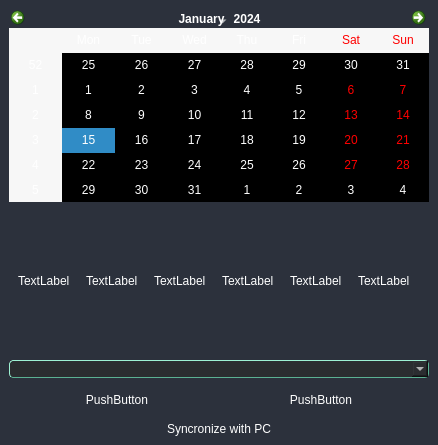
<?xml version="1.0" encoding="UTF-8"?>
<ui version="4.0">
 <class>AqRtcWidget</class>
 <widget class="QWidget" name="AqRtcWidget">
  <property name="geometry">
   <rect>
    <x>0</x>
    <y>0</y>
    <width>438</width>
    <height>445</height>
   </rect>
  </property>
  <property name="windowTitle">
   <string>Form</string>
  </property>
  <property name="styleSheet">
   <string notr="true">* {
	border: none;
	background-color: transparent;
	background: transparent;
	padding: 0;
	margin: 0;
	color: #fff;
}

#toolboxFrame {
	border-top-right-radius: 10px;
	border-top-left-radius: 10px;
	background-color: rgba(47, 72, 88, 180);
	border: none;
}

#mainFrame {
	background-color: #2c313c;
}

#closeBtn {
	border-top-right-radius: 10px;
	border-right: 1px solid #D0D0D0;
	background-color: #2c313c;
}

#icon {
	border-top-left-radius: 10px;
	border-left: 1px solid #D0D0D0;
	background-color: rgba(47, 72, 88, 0);
}

#title_text{
	border-top:transparent; 
	border-bottom: 1px solid #637A7B;
}

QComboBox{
	border-left: 1px solid #9ef1d3; 
	border-top: 1px solid #9ef1d3; 
    border-bottom: 1px solid #5bb192; 
	border-right: 1px solid #5bb192; 
	background-color: #2b2d30; 
	border-radius: 4px; 
	padding-left: 4px;
}

#mainWidget QPushButton {
	 border-left: 1px solid #9ef1d3;
	border-top: 1px solid #9ef1d3;
 	border-bottom: 1px solid #5bb192;
	border-right: 1px solid #5bb192;
 	color: #D0D0D0;
	background-color: #2b2d30;
	border-radius: 4px;
}

#mainWidget QPushButton:hover {
	background-color: #3c3e41;
}
#mainWidget QPushButton:pressed {
	 background-color: #429061;
}


QLineEdit{
border-left: 1px solid #9ef1d3; 
border-top: 1px solid #9ef1d3; 
border-bottom: 1px solid #5bb192; 
border-right: 1px solid #5bb192;
background-color: #2b2d30; 
border-radius: 4px; 
}

#tableWidget
QHeaderView::section { background-color: #2b2d30;}
QTableWidget { border: none; }
QTableWidget::item { padding-left: 3px; }

QRadioButton {
    font-size: 12px;
    color: #D0D0D0;
    background-color: #2b2d30;
    padding: 1px;
    border-top: 1px solid #9ef1d3;
	border-left: 1px solid #9ef1d3; 
	border-bottom: 1px solid #5bb192; 
	border-right: 1px solid #5bb192;
    border-radius: 5px;
}

#deviceRadioBtn{
	border-top-left-radius: 10px;
	border-bottom-left-radius: 10px;
	border-top-right-radius: 0px;
	border-bottom-right-radius: 0px;
}

#scanRadioBtn{
	border-top-left-radius: 0px;
	border-bottom-left-radius: 0px;
	border-top-right-radius: 10px;
	border-bottom-right-radius: 10px;
	border-left: 0px solid #9ef1d3;
}

QRadioButton:hover {
   background-color: #3c3e41;
}

QRadioButton::indicator {
    width: 0px;
    height: 0px;
	background-color: transparent;
}

QRadioButton:checked {
    background-color: #429061;
}

#settingFrame{
	color: #D0D0D0;
    background-color: #2b2d30;
    border-top: 1px solid #9ef1d3;
	border-left: 1px solid #9ef1d3; 
	border-bottom: 1px solid #5bb192; 
	border-right: 1px solid #5bb192;
    border-radius: 5px;
	padding: 0px;
}
#parityFrame{
	color: #D0D0D0;
    background-color: #2b2d30;
    border-top: 1px solid #9ef1d3;
	border-right: 1px solid #5bb192;
    border-radius: 5px;
	padding-left: 6px;
}
#stopbitsFrame{
	color: #D0D0D0;
    background-color: #2b2d30;
    border-top: 1px solid #9ef1d3;
    border-bottom-right-radius: 5px;
	padding-left: 6px;
}

QCheckBox {
    font-size: 12px; /* Размер шрифта */
    color: #D0D0D0; /* Цвет текста */
    /*background-color: lightgray; /* Цвет фона */
    padding: 0px; /* Внутренний отступ */
    /*border: 2px solid darkgray; /* Обводка */
    /*border-radius: 5px; /* Скругление углов */
}

QCheckBox::indicator {
    width: 10px;
    height: 10px;
	border-top: 1px solid #9ef1d3;
	border-left: 1px solid #9ef1d3; 
	border-bottom: 1px solid #5bb192; 
	border-right: 1px solid #5bb192;
	border-radius: 5px;
}

QCheckBox::indicator:checked {
	image: url(UI/icons/check-mark.png);
    background-color: #5bb192; /* Цвет фона при выборе */
    /*border-color: darkgreen; /* Цвет обводки при выборе */
}

#slaveIdWarningMsgLabel{
	color: #fe2d2d;
}

#label {
	border: 1px solid #FF0000;
}

</string>
  </property>
  <layout class="QVBoxLayout" name="verticalLayout">
   <property name="spacing">
    <number>0</number>
   </property>
   <property name="leftMargin">
    <number>0</number>
   </property>
   <property name="topMargin">
    <number>0</number>
   </property>
   <property name="rightMargin">
    <number>0</number>
   </property>
   <property name="bottomMargin">
    <number>0</number>
   </property>
   <item>
    <widget class="QFrame" name="mainFrame">
     <property name="frameShape">
      <enum>QFrame::StyledPanel</enum>
     </property>
     <property name="frameShadow">
      <enum>QFrame::Raised</enum>
     </property>
     <layout class="QVBoxLayout" name="verticalLayout_3">
      <item>
       <widget class="QCalendarWidget" name="calendarWidget"/>
      </item>
      <item>
       <widget class="AqTimeWidget" name="timeWidget" native="true">
        <layout class="QHBoxLayout" name="horizontalLayout_2">
         <item>
          <widget class="AqTimeCellWidget" name="t_hourWidget" native="true">
           <layout class="QVBoxLayout" name="verticalLayout_4">
            <property name="spacing">
             <number>0</number>
            </property>
            <property name="leftMargin">
             <number>0</number>
            </property>
            <property name="topMargin">
             <number>0</number>
            </property>
            <property name="rightMargin">
             <number>0</number>
            </property>
            <property name="bottomMargin">
             <number>0</number>
            </property>
            <item>
             <widget class="QPushButton" name="t_hour_plusBtn">
              <property name="text">
               <string/>
              </property>
              <property name="icon">
               <iconset resource="../resoursec.qrc">
                <normaloff>:/images/icons/arrow_up.png</normaloff>:/images/icons/arrow_up.png</iconset>
              </property>
             </widget>
            </item>
            <item>
             <widget class="QLabel" name="t_hour_numberLabel">
              <property name="minimumSize">
               <size>
                <width>0</width>
                <height>100</height>
               </size>
              </property>
              <property name="text">
               <string>TextLabel</string>
              </property>
             </widget>
            </item>
            <item>
             <widget class="QPushButton" name="t_hour_minusBtn">
              <property name="text">
               <string/>
              </property>
              <property name="icon">
               <iconset resource="../resoursec.qrc">
                <normaloff>:/images/icons/arrow_down.png</normaloff>:/images/icons/arrow_down.png</iconset>
              </property>
             </widget>
            </item>
           </layout>
          </widget>
         </item>
         <item>
          <widget class="AqTimeCellWidget" name="hourWidget" native="true">
           <layout class="QVBoxLayout" name="verticalLayout_5">
            <property name="spacing">
             <number>0</number>
            </property>
            <property name="leftMargin">
             <number>0</number>
            </property>
            <property name="topMargin">
             <number>0</number>
            </property>
            <property name="rightMargin">
             <number>0</number>
            </property>
            <property name="bottomMargin">
             <number>0</number>
            </property>
            <item>
             <widget class="QPushButton" name="hour_plusBtn">
              <property name="text">
               <string/>
              </property>
              <property name="icon">
               <iconset resource="../resoursec.qrc">
                <normaloff>:/images/icons/arrow_up.png</normaloff>:/images/icons/arrow_up.png</iconset>
              </property>
             </widget>
            </item>
            <item>
             <widget class="QLabel" name="hour_numberLabel">
              <property name="minimumSize">
               <size>
                <width>0</width>
                <height>100</height>
               </size>
              </property>
              <property name="text">
               <string>TextLabel</string>
              </property>
             </widget>
            </item>
            <item>
             <widget class="QPushButton" name="hour_minusBtn">
              <property name="text">
               <string/>
              </property>
              <property name="icon">
               <iconset resource="../resoursec.qrc">
                <normaloff>:/images/icons/arrow_down.png</normaloff>:/images/icons/arrow_down.png</iconset>
              </property>
             </widget>
            </item>
           </layout>
          </widget>
         </item>
         <item>
          <widget class="AqTimeCellWidget" name="t_minWidget" native="true">
           <layout class="QVBoxLayout" name="verticalLayout_8">
            <property name="spacing">
             <number>0</number>
            </property>
            <property name="leftMargin">
             <number>0</number>
            </property>
            <property name="topMargin">
             <number>0</number>
            </property>
            <property name="rightMargin">
             <number>0</number>
            </property>
            <property name="bottomMargin">
             <number>0</number>
            </property>
            <item>
             <widget class="QPushButton" name="t_min_plusBtn">
              <property name="text">
               <string/>
              </property>
              <property name="icon">
               <iconset resource="../resoursec.qrc">
                <normaloff>:/images/icons/arrow_up.png</normaloff>:/images/icons/arrow_up.png</iconset>
              </property>
             </widget>
            </item>
            <item>
             <widget class="QLabel" name="t_min_numberLabel">
              <property name="minimumSize">
               <size>
                <width>0</width>
                <height>100</height>
               </size>
              </property>
              <property name="text">
               <string>TextLabel</string>
              </property>
             </widget>
            </item>
            <item>
             <widget class="QPushButton" name="t_min_minusBtn">
              <property name="text">
               <string/>
              </property>
              <property name="icon">
               <iconset resource="../resoursec.qrc">
                <normaloff>:/images/icons/arrow_down.png</normaloff>:/images/icons/arrow_down.png</iconset>
              </property>
             </widget>
            </item>
           </layout>
          </widget>
         </item>
         <item>
          <widget class="AqTimeCellWidget" name="minWidget" native="true">
           <layout class="QVBoxLayout" name="verticalLayout_7">
            <property name="spacing">
             <number>0</number>
            </property>
            <property name="leftMargin">
             <number>0</number>
            </property>
            <property name="topMargin">
             <number>0</number>
            </property>
            <property name="rightMargin">
             <number>0</number>
            </property>
            <property name="bottomMargin">
             <number>0</number>
            </property>
            <item>
             <widget class="QPushButton" name="min_plusBtn">
              <property name="text">
               <string/>
              </property>
              <property name="icon">
               <iconset resource="../resoursec.qrc">
                <normaloff>:/images/icons/arrow_up.png</normaloff>:/images/icons/arrow_up.png</iconset>
              </property>
             </widget>
            </item>
            <item>
             <widget class="QLabel" name="min_numberLabel">
              <property name="minimumSize">
               <size>
                <width>0</width>
                <height>100</height>
               </size>
              </property>
              <property name="text">
               <string>TextLabel</string>
              </property>
             </widget>
            </item>
            <item>
             <widget class="QPushButton" name="min_minusBtn">
              <property name="text">
               <string/>
              </property>
              <property name="icon">
               <iconset resource="../resoursec.qrc">
                <normaloff>:/images/icons/arrow_down.png</normaloff>:/images/icons/arrow_down.png</iconset>
              </property>
             </widget>
            </item>
           </layout>
          </widget>
         </item>
         <item>
          <widget class="AqTimeCellWidget" name="t_secWidget" native="true">
           <layout class="QVBoxLayout" name="verticalLayout_6">
            <property name="spacing">
             <number>0</number>
            </property>
            <property name="leftMargin">
             <number>0</number>
            </property>
            <property name="topMargin">
             <number>0</number>
            </property>
            <property name="rightMargin">
             <number>0</number>
            </property>
            <property name="bottomMargin">
             <number>0</number>
            </property>
            <item>
             <widget class="QPushButton" name="t_sec_plusBtn">
              <property name="text">
               <string/>
              </property>
              <property name="icon">
               <iconset resource="../resoursec.qrc">
                <normaloff>:/images/icons/arrow_up.png</normaloff>:/images/icons/arrow_up.png</iconset>
              </property>
             </widget>
            </item>
            <item>
             <widget class="QLabel" name="t_sec_numberLabel">
              <property name="minimumSize">
               <size>
                <width>0</width>
                <height>100</height>
               </size>
              </property>
              <property name="text">
               <string>TextLabel</string>
              </property>
             </widget>
            </item>
            <item>
             <widget class="QPushButton" name="t_sec_minusBtn">
              <property name="text">
               <string/>
              </property>
              <property name="icon">
               <iconset resource="../resoursec.qrc">
                <normaloff>:/images/icons/arrow_down.png</normaloff>:/images/icons/arrow_down.png</iconset>
              </property>
             </widget>
            </item>
           </layout>
          </widget>
         </item>
         <item>
          <widget class="AqTimeCellWidget" name="secWidget" native="true">
           <layout class="QVBoxLayout" name="verticalLayout_2">
            <property name="spacing">
             <number>0</number>
            </property>
            <property name="leftMargin">
             <number>0</number>
            </property>
            <property name="topMargin">
             <number>0</number>
            </property>
            <property name="rightMargin">
             <number>0</number>
            </property>
            <property name="bottomMargin">
             <number>0</number>
            </property>
            <item>
             <widget class="QPushButton" name="sec_plusBtn">
              <property name="text">
               <string/>
              </property>
              <property name="icon">
               <iconset resource="../resoursec.qrc">
                <normaloff>:/images/icons/arrow_up.png</normaloff>:/images/icons/arrow_up.png</iconset>
              </property>
             </widget>
            </item>
            <item>
             <widget class="QLabel" name="sec_numberLabel">
              <property name="minimumSize">
               <size>
                <width>0</width>
                <height>100</height>
               </size>
              </property>
              <property name="text">
               <string>TextLabel</string>
              </property>
             </widget>
            </item>
            <item>
             <widget class="QPushButton" name="sec_minusBtn">
              <property name="text">
               <string/>
              </property>
              <property name="icon">
               <iconset resource="../resoursec.qrc">
                <normaloff>:/images/icons/arrow_down.png</normaloff>:/images/icons/arrow_down.png</iconset>
              </property>
             </widget>
            </item>
           </layout>
          </widget>
         </item>
        </layout>
       </widget>
      </item>
      <item>
       <widget class="AqTimeZoneComboBox" name="timeZoneComboBox"/>
      </item>
      <item>
       <widget class="QFrame" name="buttonFrame">
        <property name="frameShape">
         <enum>QFrame::StyledPanel</enum>
        </property>
        <property name="frameShadow">
         <enum>QFrame::Raised</enum>
        </property>
        <layout class="QHBoxLayout" name="horizontalLayout">
         <item>
          <widget class="QPushButton" name="pushButton_2">
           <property name="text">
            <string>PushButton</string>
           </property>
          </widget>
         </item>
         <item>
          <widget class="QPushButton" name="pushButton_3">
           <property name="text">
            <string>PushButton</string>
           </property>
          </widget>
         </item>
        </layout>
       </widget>
      </item>
      <item>
       <widget class="QPushButton" name="syncroPcBtn">
        <property name="text">
         <string>Syncronize with PC</string>
        </property>
       </widget>
      </item>
     </layout>
    </widget>
   </item>
  </layout>
 </widget>
 <customwidgets>
  <customwidget>
   <class>AqTimeZoneComboBox</class>
   <extends>QComboBox</extends>
   <header location="global">AqTimeZoneComboBox.h</header>
  </customwidget>
  <customwidget>
   <class>AqTimeCellWidget</class>
   <extends>QWidget</extends>
   <header location="global">AqTimeCellWidget.h</header>
   <container>1</container>
  </customwidget>
  <customwidget>
   <class>AqTimeWidget</class>
   <extends>QWidget</extends>
   <header location="global">AqTimeWidget.h</header>
   <container>1</container>
  </customwidget>
 </customwidgets>
 <resources>
  <include location="../resoursec.qrc"/>
 </resources>
 <connections/>
</ui>
